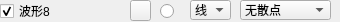
                   <widget class="QWidget" name="widget_8" native="true">
                    <property name="minimumSize">
                     <size>
                      <width>0</width>
                      <height>22</height>
                     </size>
                    </property>
                    <property name="maximumSize">
                     <size>
                      <width>16777215</width>
                      <height>22</height>
                     </size>
                    </property>
                    <widget class="QRadioButton" name="rdoBoldCurve8">
                     <property name="geometry">
                      <rect>
                       <x>160</x>
                       <y>3</y>
                       <width>16</width>
                       <height>16</height>
                      </rect>
                     </property>
                     <property name="text">
                      <string/>
                     </property>
                     <property name="checked">
                      <bool>false</bool>
                     </property>
                    </widget>
                    <widget class="QCheckBox" name="chkVisibleCurve8">
                     <property name="geometry">
                      <rect>
                       <x>0</x>
                       <y>3</y>
                       <width>130</width>
                       <height>16</height>
                      </rect>
                     </property>
                     <property name="text">
                      <string>波形8</string>
                     </property>
                     <property name="checked">
                      <bool>true</bool>
                     </property>
                    </widget>
                    <widget class="QPushButton" name="btnColourCurve8">
                     <property name="geometry">
                      <rect>
                       <x>130</x>
                       <y>0</y>
                       <width>21</width>
                       <height>21</height>
                      </rect>
                     </property>
                     <property name="text">
                      <string/>
                     </property>
                    </widget>
                    <widget class="QComboBox" name="cmbLineStyle8">
                     <property name="geometry">
                      <rect>
                       <x>190</x>
                       <y>0</y>
                       <width>41</width>
                       <height>20</height>
                      </rect>
                     </property>
                     <property name="currentIndex">
                      <number>1</number>
                     </property>
                     <item>
                      <property name="text">
                       <string>点</string>
                      </property>
                     </item>
                     <item>
                      <property name="text">
                       <string>线</string>
                      </property>
                     </item>
                     <item>
                      <property name="text">
                       <string>左</string>
                      </property>
                     </item>
                     <item>
                      <property name="text">
                       <string>右</string>
                      </property>
                     </item>
                     <item>
                      <property name="text">
                       <string>中</string>
                      </property>
                     </item>
                     <item>
                      <property name="text">
                       <string>积</string>
                      </property>
                     </item>
                    </widget>
                    <widget class="QComboBox" name="cmbScatterStyle8">
                     <property name="geometry">
                      <rect>
                       <x>240</x>
                       <y>0</y>
                       <width>91</width>
                       <height>20</height>
                      </rect>
                     </property>
                     <property name="focusPolicy">
                      <enum>Qt::WheelFocus</enum>
                     </property>
                     <property name="maxVisibleItems">
                      <number>20</number>
                     </property>
                     <item>
                      <property name="text">
                       <string>无散点</string>
                      </property>
                      <property name="icon">
                       <iconset resource="res.qrc">
                        <normaloff>:/pic/ssNone.png</normaloff>:/pic/ssNone.png</iconset>
                      </property>
                     </item>
                     <item>
                      <property name="text">
                       <string>x形</string>
                      </property>
                      <property name="icon">
                       <iconset resource="res.qrc">
                        <normaloff>:/pic/ssCross.png</normaloff>:/pic/ssCross.png</iconset>
                      </property>
                     </item>
                     <item>
                      <property name="text">
                       <string>+形</string>
                      </property>
                      <property name="icon">
                       <iconset resource="res.qrc">
                        <normaloff>:/pic/ssPlus.png</normaloff>:/pic/ssPlus.png</iconset>
                      </property>
                     </item>
                     <item>
                      <property name="text">
                       <string>空心圆</string>
                      </property>
                      <property name="icon">
                       <iconset resource="res.qrc">
                        <normaloff>:/pic/ssCircle.png</normaloff>:/pic/ssCircle.png</iconset>
                      </property>
                     </item>
                     <item>
                      <property name="text">
                       <string>实心圆</string>
                      </property>
                      <property name="icon">
                       <iconset resource="res.qrc">
                        <normaloff>:/pic/ssDisc.png</normaloff>:/pic/ssDisc.png</iconset>
                      </property>
                     </item>
                     <item>
                      <property name="text">
                       <string>矩形</string>
                      </property>
                      <property name="icon">
                       <iconset resource="res.qrc">
                        <normaloff>:/pic/ssSquare.png</normaloff>:/pic/ssSquare.png</iconset>
                      </property>
                     </item>
                     <item>
                      <property name="text">
                       <string>菱形</string>
                      </property>
                      <property name="icon">
                       <iconset resource="res.qrc">
                        <normaloff>:/pic/ssDiamond.png</normaloff>:/pic/ssDiamond.png</iconset>
                      </property>
                     </item>
                     <item>
                      <property name="text">
                       <string>星形</string>
                      </property>
                      <property name="icon">
                       <iconset resource="res.qrc">
                        <normaloff>:/pic/ssStar.png</normaloff>:/pic/ssStar.png</iconset>
                      </property>
                     </item>
                     <item>
                      <property name="text">
                       <string>正三角</string>
                      </property>
                      <property name="icon">
                       <iconset resource="res.qrc">
                        <normaloff>:/pic/ssTriangle.png</normaloff>:/pic/ssTriangle.png</iconset>
                      </property>
                     </item>
                     <item>
                      <property name="text">
                       <string>倒三角</string>
                      </property>
                      <property name="icon">
                       <iconset resource="res.qrc">
                        <normaloff>:/pic/ssTriangleInverted.png</normaloff>:/pic/ssTriangleInverted.png</iconset>
                      </property>
                     </item>
                     <item>
                      <property name="text">
                       <string>x框</string>
                      </property>
                      <property name="icon">
                       <iconset resource="res.qrc">
                        <normaloff>:/pic/ssCrossSquare.png</normaloff>:/pic/ssCrossSquare.png</iconset>
                      </property>
                     </item>
                     <item>
                      <property name="text">
                       <string>+框</string>
                      </property>
                      <property name="icon">
                       <iconset resource="res.qrc">
                        <normaloff>:/pic/ssPlusSquare.png</normaloff>:/pic/ssPlusSquare.png</iconset>
                      </property>
                     </item>
                     <item>
                      <property name="text">
                       <string>x圆</string>
                      </property>
                      <property name="icon">
                       <iconset resource="res.qrc">
                        <normaloff>:/pic/ssCrossCircle.png</normaloff>:/pic/ssCrossCircle.png</iconset>
                      </property>
                     </item>
                     <item>
                      <property name="text">
                       <string>+圆</string>
                      </property>
                      <property name="icon">
                       <iconset resource="res.qrc">
                        <normaloff>:/pic/ssPlusCircle.png</normaloff>:/pic/ssPlusCircle.png</iconset>
                      </property>
                     </item>
                     <item>
                      <property name="text">
                       <string>和平</string>
                      </property>
                      <property name="icon">
                       <iconset resource="res.qrc">
                        <normaloff>:/pic/ssPeace.png</normaloff>:/pic/ssPeace.png</iconset>
                      </property>
                     </item>
                    </widget>
                   </widget>
